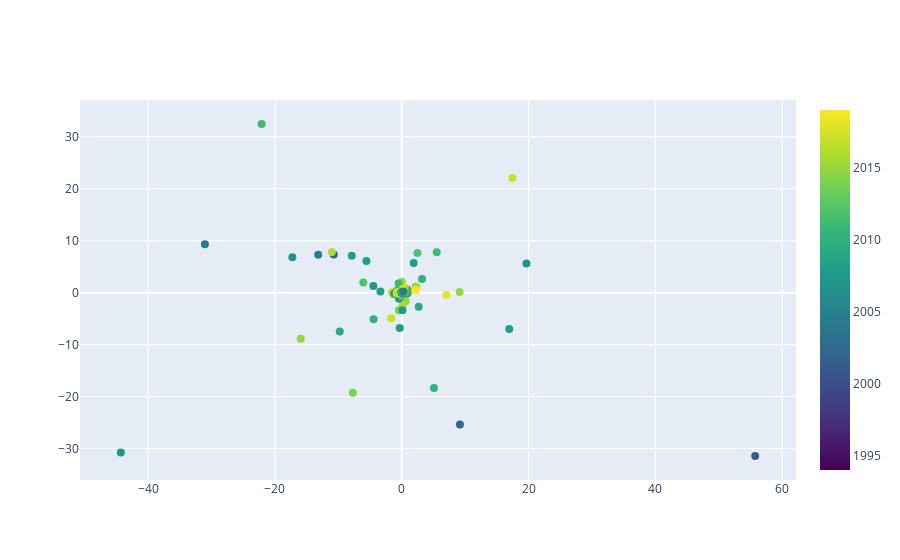

Notebook source saved alongside this figure:
### Code cell
from plotly.offline import download_plotlyjs, init_notebook_mode, plot, iplot

init_notebook_mode(connected=True)

import plotly.graph_objs as go

trace1 = go.Scatter(
    y = two_dimensional_songs['Y'],
    x = two_dimensional_songs['X'],
    text = two_dimensional_songs['cancion'],
    mode='markers',
    marker=dict(
        size= 8,#'7',
        color = two_dimensional_songs['anyo'], #set color equal to a variable
        colorscale='Viridis',
        showscale=True
    )
)
data = [trace1]

iplot(data)
#Grafico4

### Figure 1 — Plotly figure (JSON) as saved in the notebook; plotly's stock layout.template omitted (floating-point values rounded to 4 significant figures; data arrays with more than 128 entries replaced by an {"elided": "..."} marker saying what was removed)
{"data": [{"marker": {"color": {"elided": "896 int values"}, "colorscale": [[0, "#440154"], [0.1111, "#482878"], [0.2222, "#3e4989"], [0.3333, "#31688e"], [0.4444, "#26828e"], [0.5556, "#1f9e89"], [0.6667, "#35b779"], [0.7778, "#6ece58"], [0.8889, "#b5de2b"], [1, "#fde725"]], "showscale": true, "size": 8}, "mode": "markers", "text": {"elided": "896 str values"}, "type": "scatter", "x": {"elided": "896 float values"}, "y": {"elided": "896 float values"}}], "layout": {}}
